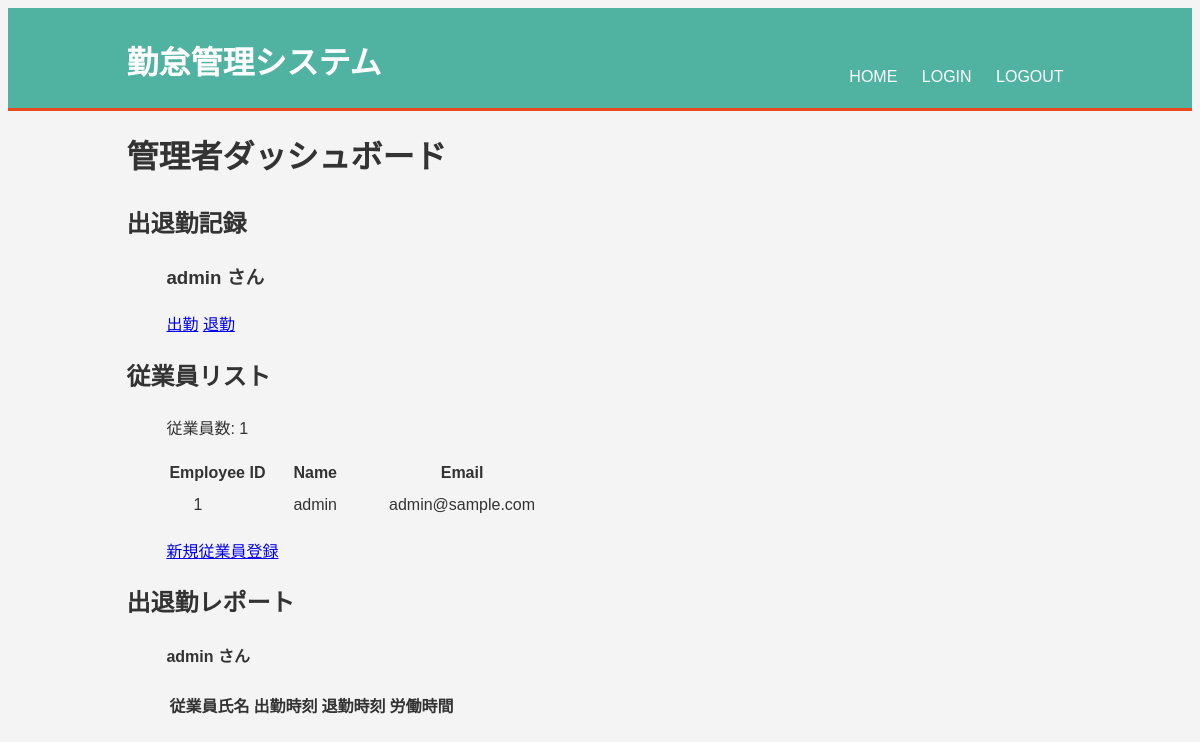
Page /admin (signed in) on the earlier database version.
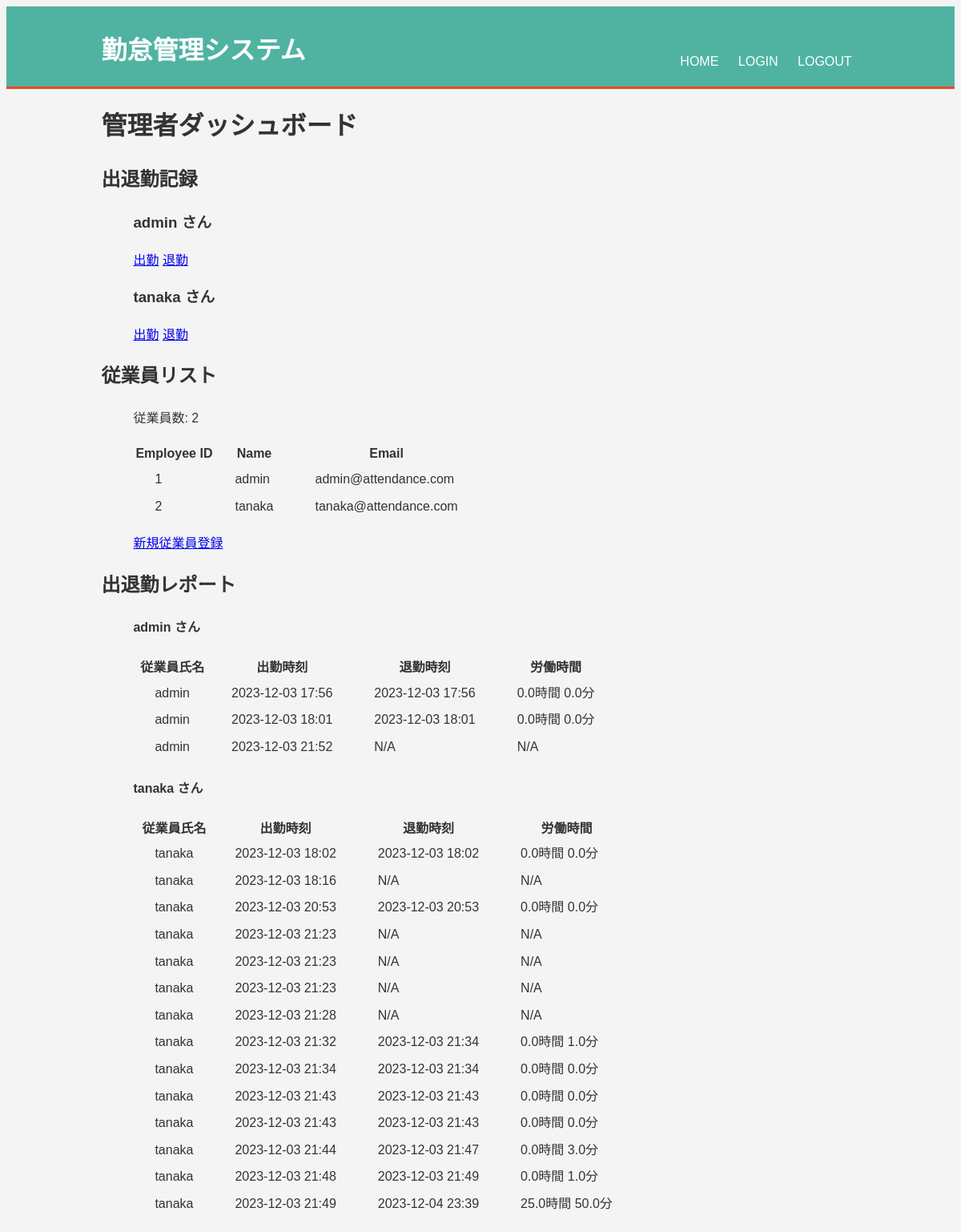
Same page on the later database version.
### app/models.py (models this page shows)
class Employee(db.Model, UserMixin):
    id = db.Column(db.Integer, primary_key=True)
    is_admin = db.Column(db.Boolean, default=False)
    name = db.Column(db.String(100), nullable=False)
    email = db.Column(db.String(120), unique=True, nullable=False)
    password_hash = db.Column(db.String(128))

class AttendanceRecord(db.Model):
    id = db.Column(db.Integer, primary_key=True)
    employee_id = db.Column(db.Integer, db.ForeignKey('employee.id'))
    employee = db.relationship('Employee', backref='attendance_records')
    check_in_time = db.Column(db.DateTime, default=datetime.utcnow)
    check_out_time = db.Column(db.DateTime)

### app/routes.py (the view)
@app.route('/admin')
def admin():
    if not current_user.is_authenticated:
        return redirect(url_for('login'))
    if not current_user.is_admin:
        abort(403)
    employees = Employee.query.all()
    records = AttendanceRecord.query.all()
    return render_template('admin_dashboard.html', employees=employees, records=records)

### app/__init__.py (called while the page is built)
@login_manager.user_loader
def load_user(user_id):
    return Employee.query.get(int(user_id))

### app/templates/admin_dashboard.html (shortened to what this page needs)
{% extends "layout.html" %}
{% block content %}
    <h1>管理者ダッシュボード</h1>
    <h2>出退勤記録</h2>
    <ul>
    {% for employee in employees %}
        <h3>{{ employee.name }} さん</h3>
        <a href="{{ url_for('check_in', employee_id=employee.id) }}"> 出勤</a>
        <a href="{{ url_for('check_out', employee_id=employee.id) }}"> 退勤</a>
    {% endfor %}
    </ul>
    <h2>従業員リスト</h2>
    <ul>
    <p>従業員数: {{ employees|length }}</p>
    <table class="table">
        <thead>
            <tr>
                <th>Employee ID</th>
                <th>Name</th>
                <th>Email</th>
            </tr>
        </thead>
        <tbody>
            {% for employee in employees %}
                <tr>
                    <td>{{ employee.id }}</td>
                    <td>{{ employee.name }}</td>
                    <td>{{ employee.email }}</td>
                </tr>
            {% endfor %}
        </tbody>
    </table>
    <p><a href="{{ url_for('register') }}">新規従業員登録</a></p>
    </ul>
    <h2>出退勤レポート</h2>
    <ul>
    {% for employee in employees %}
        <h4>{{ employee.name }} さん</h4>
        <table class="table">
            <thead>
                <tr>
                    <th>従業員氏名</th>
                    <th>出勤時刻</th>
                    <th>退勤時刻</th>
                    <th>労働時間</th>
                </tr>
            </thead>
            <tbody>
                {% for record in records %}
                    {% if record.employee.id == employee.id %}
                        <tr>
                            <td>{{ record.employee.name }}</td>
                            <td>{{ record.check_in_time.strftime('%Y-%m-%d %H:%M') }}</td>
                            <td>{{ record.check_out_time.strftime('%Y-%m-%d %H:%M') if record.check_out_time else 'N/A' }}</td>
                            <td>
                                {% if record.check_out_time %}
                                    {{ ((record.check_out_time - record.check_in_time).total_seconds() // 3600) }}時間
                                    {{ ((record.check_out_time - record.check_in_time).total_seconds() % 3600) // 60 }}分
                                {% else %}
                                    N/A
                                {% endif %}
                            </td>
                        </tr>
                    {% endif %}
                {% endfor %}
            </tbody>
        </table>
    {% endfor %}
    </ul>
{% endblock %}

### app/templates/layout.html (shortened to what this page needs)
<!DOCTYPE html>
<html>
<head>
    <link rel="stylesheet" type="text/css" href="{{ url_for('static', filename='css/main.css') }}">
</head>
<body>
    <header>
        <div class="container">
            <div id="branding">
                <h1><span class="highlight">勤怠管理システム</h1>
            </div>
            <nav>
                <ul>
                    <li><a href="{{ url_for('home') }}">Home</a></li>
                    <li><a href="{{ url_for('login') }}">Login</a></li>
                    <li><a href="{{ url_for('logout') }}">Logout</a></li>
                </ul>
            </nav>
        </div>
    </header>
    <div class="container">
        {% block content %}
        {% endblock %}
    </div>
</body>
</html>

### app/static/css/main.css (style rules this page uses)
body { font-family: Arial, sans-serif; background-color: #f4f4f4; color: #333; line-height: 1.6; }
.container { width: 80%; margin: auto; overflow: hidden; }
header { background: #50b3a2; color: #fff; padding-top: 30px; min-height: 70px; border-bottom: #e8491d 3px solid; }
header a { color: #fff; text-decoration: none; text-transform: uppercase; font-size: 16px; }
header ul { padding: 0; list-style: none; }
header li { display: inline; margin: 0 10px; }
header #branding { float: left; }
header #branding h1 { margin: 0; }
header nav { float: right; margin-top: 10px; }
header .highlight, header .current a { color: #ffffff; font-weight: bold; }

### app/templates/admin_dashboard.html (style rules this page uses)
td { padding: 3px 25px; }

Differences in the rows shown:
changed Employee "admin": email "admin@sample.com" → "admin@attendance.com"
added Employee: name "tanaka", id "2", email "tanaka@attendance.com"
added AttendanceRecord: employee.name "admin", check_in_time "2023-12-03 17:56", check_out_time "2023-12-03 17:56", check_out_time+check_in_time "0.0", shown under Employee "admin"
added AttendanceRecord: employee.name "admin", check_in_time "2023-12-03 18:01", check_out_time "2023-12-03 18:01", check_out_time+check_in_time "0.0", shown under Employee "admin"
added AttendanceRecord: employee.name "admin", check_in_time "2023-12-03 21:52", check_out_time "N/A", shown under Employee "admin"
added AttendanceRecord: employee.name "tanaka", check_in_time "2023-12-03 18:02", check_out_time "2023-12-03 18:02", check_out_time+check_in_time "0.0"
added AttendanceRecord: employee.name "tanaka", check_in_time "2023-12-03 18:16", check_out_time "N/A"
added AttendanceRecord: employee.name "tanaka", check_in_time "2023-12-03 20:53", check_out_time "2023-12-03 20:53", check_out_time+check_in_time "0.0"
added AttendanceRecord: employee.name "tanaka", check_in_time "2023-12-03 21:23", check_out_time "N/A"
added AttendanceRecord: employee.name "tanaka", check_in_time "2023-12-03 21:23", check_out_time "N/A"
added AttendanceRecord: employee.name "tanaka", check_in_time "2023-12-03 21:23", check_out_time "N/A"
added AttendanceRecord: employee.name "tanaka", check_in_time "2023-12-03 21:28", check_out_time "N/A"
added AttendanceRecord: employee.name "tanaka", check_in_time "2023-12-03 21:32", check_out_time "2023-12-03 21:34", check_out_time+check_in_time "0.0", check_out_time+check_in_time "1.0"
added AttendanceRecord: employee.name "tanaka", check_in_time "2023-12-03 21:34", check_out_time "2023-12-03 21:34", check_out_time+check_in_time "0.0"
added AttendanceRecord: employee.name "tanaka", check_in_time "2023-12-03 21:43", check_out_time "2023-12-03 21:43", check_out_time+check_in_time "0.0"
added AttendanceRecord: employee.name "tanaka", check_in_time "2023-12-03 21:43", check_out_time "2023-12-03 21:43", check_out_time+check_in_time "0.0"
added AttendanceRecord: employee.name "tanaka", check_in_time "2023-12-03 21:44", check_out_time "2023-12-03 21:47", check_out_time+check_in_time "0.0", check_out_time+check_in_time "3.0"
added AttendanceRecord: employee.name "tanaka", check_in_time "2023-12-03 21:48", check_out_time "2023-12-03 21:49", check_out_time+check_in_time "0.0", check_out_time+check_in_time "1.0"
added AttendanceRecord: employee.name "tanaka", check_in_time "2023-12-03 21:49", check_out_time "2023-12-04 23:39", check_out_time+check_in_time "25.0", check_out_time+check_in_time "50.0"
Other differences:
{{ employees|length }}: "1" → "2"
